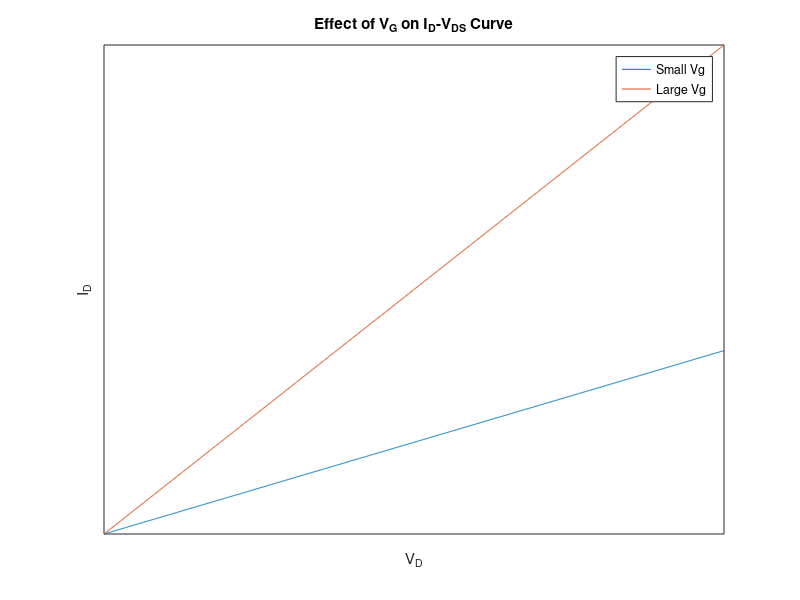

Recreate this plot in MATLAB.
vd=linspace(0,5,1000);
id1=3*vd;
id2=8*vd;
plot(vd,id1)
hold on
plot(vd,id2)
title('Effect of V_G on I_D-V_{DS} Curve')
xlabel('V_D')
ylabel('I_D')
set(gca,'XTick',[], 'YTick', [])
hold off
legend("Small Vg","Large Vg")
waitforbuttonpress ()
print(1,strcat("../images/",mfilename(),".pdf"),"-dpdf","-S600,400")
close()